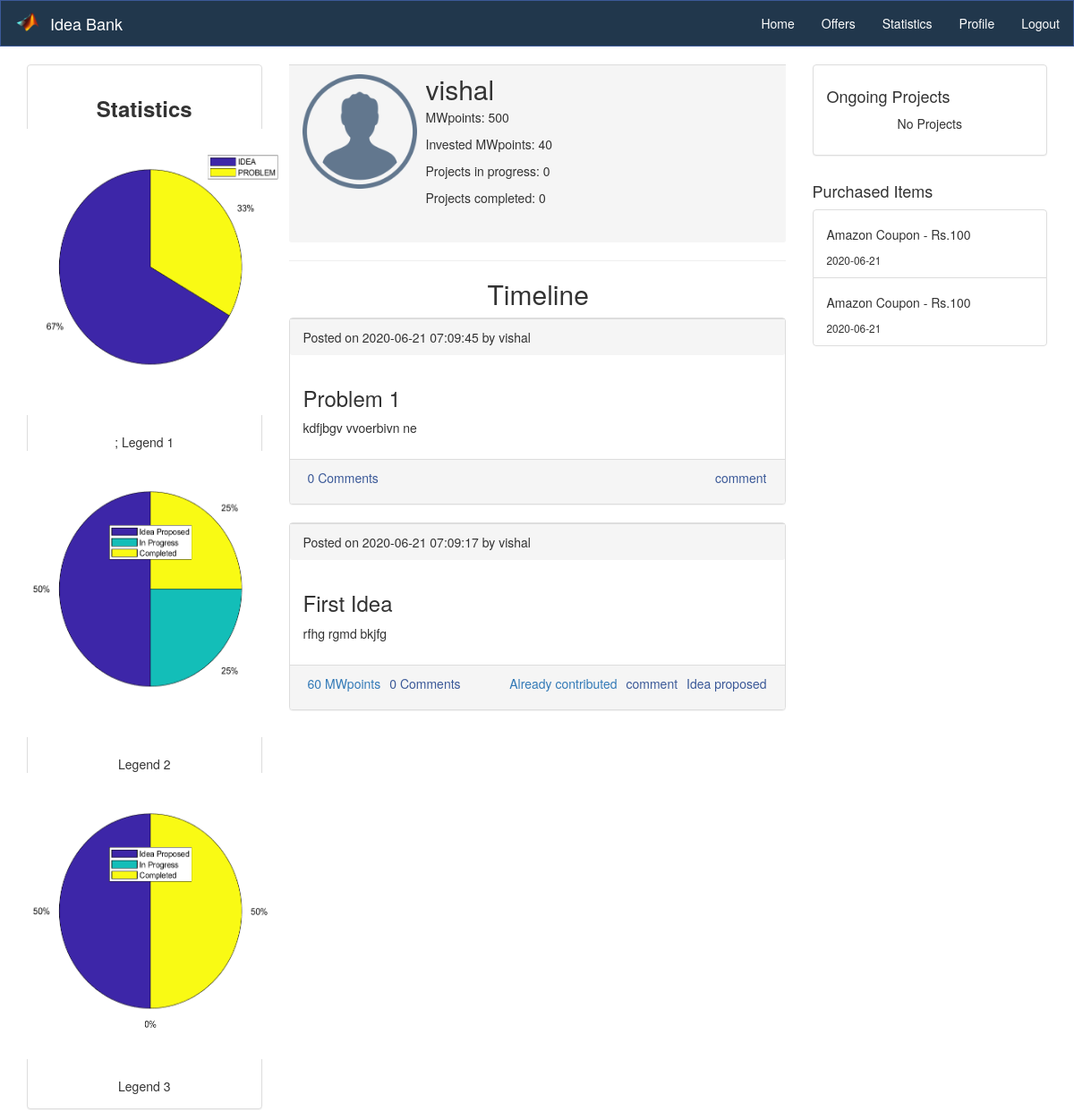
/profile.php?name=vishal (signed in), run on the app's committed database.
### tables this page shows
CREATE TABLE `user` (
  `user_id` int(11) NOT NULL,
  `name` varchar(50) NOT NULL,
  `MWpoints` int(11) DEFAULT 100,
  `password` varchar(250) NOT NULL
);

CREATE TABLE `post` (
  `post_id` varchar(200) NOT NULL,
  `name` varchar(50) DEFAULT NULL,
  `current_status` varchar(30) DEFAULT NULL,
  `post_creation_time` datetime DEFAULT NULL,
  `post_text` text DEFAULT NULL,
  `type` varchar(20) DEFAULT NULL,
  `post_heading` text DEFAULT NULL
);

### functions.php (called while the page is built, shortened)
<?php
  function is_auth() {
    return isset($_SESSION['name']);
  }

### profile.php (the view, shortened to what this page needs)
<?php require_once "functions.php"; ?>
<?php include "header.php" ?>
<?php
$user = $_GET['name'];
$sql = "SELECT * FROM user WHERE name = '$user' ";
$result = mysqli_query($conn, $sql);
$row = mysqli_fetch_array($result);
$MWpoints = $row['MWpoints'];
$query1 = "SELECT sum(contribution) as inv from contributors where c_name = '$user'";
$result1 = mysqli_query($conn, $query1);
$result = mysqli_fetch_array($result1);
$inv = $result['inv'];
$status = "In progress";
$query1 = "SELECT count(*) as project_in_progress from post where name = '$user' and current_status = '$status'";
$result1 = mysqli_query($conn, $query1);
$result = mysqli_fetch_array($result1);
$project_in_progress = $result['project_in_progress'];
$status = "Completed";
$query1 = "SELECT count(*) as project_completed from post where name = '$user' and current_status = '$status'";
$result1 = mysqli_query($conn, $query1);
$result = mysqli_fetch_array($result1);
$project_completed = $result['project_completed'];
?>
<main class="container">
  <div class="row">
    <div class="col-md-3">
      <div class="panel panel-default">
        <div class="panel-body">
          <h3 style="text-align: center;"><b>Statistics</b></h3>
          <div style="display: flex; flex-direction: column; align-items: center; justify-content: center;">
            <img src="main.png" alt="pie chart" width="400" height="320" class="centerI" /><br>;
            Legend 1
          </div>
          <div style="display: flex; flex-direction: column; align-items: center; justify-content: center;">
            <img src="idea.png" alt="pie chart" width="400" height="320" class="centerI" /><br>
            Legend 2
          </div>
          <div style="display: flex; flex-direction: column; align-items: center; justify-content: center;">
            <img src="problem.png" alt="pie chart" width="400" height="320" class="centerI" /><br>
            Legend 3
          </div>
        </div>
      </div>
    </div>
    <div class="col-md-6">
      <div class="media">
        <div class="panel-footer">
          <div class="media-left">
            <img src="img/my_avatar.png" class="media-object" style="width: 128px; height: 128px;">
          </div>
          <div class="media-body">
            <h2 class="media-heading"><?php echo $user; ?></h2>
            <p>MWpoints: <?php echo $MWpoints; ?> </p>
            <p>Invested MWpoints: <?php echo $inv; ?> </p>
            <p>Projects in progress: <?php echo $project_in_progress; ?> </p>
            <p>Projects completed: <?php echo $project_completed; ?> </p>
            <br>
          </div>
        </div>
      </div>
      <hr>
      <h2 style="margin-left: 40%">Timeline</h2>
      <div>
        <?php
          $sql = "SELECT * from post where name = '$user' order by post_creation_time desc ";
          $result = mysqli_query($conn,$sql);
          if (mysqli_num_rows($result) > 0) {
            while($post = $result->fetch_assoc()) {
              $post_id = $post['post_id'];
              $query1 = "SELECT sum(contribution) as contr from contributors where post_id = '$post_id'";
              $MWpoints1 = mysqli_query($conn,$query1);
              $MWpoints = mysqli_fetch_array($MWpoints1);
              $query2 = "SELECT count(*) as comments from comment where post_id = '$post_id'";
              $num_comm1 = mysqli_query($conn,$query2);
              $num_comm = mysqli_fetch_array($num_comm1);
              $type = $post['type'];
              $creation_type = "Posted";
              ?>
                <div class="panel panel-default">
            <div class="panel-footer">
              <span><?php echo $creation_type; ?> on <?php echo $post['post_creation_time']; ?> by <?php echo $post['name']; ?></span>
            </div>
            <div class="panel-body">
              <h3><?php echo $post['post_heading']; ?></h3>
              <p><?php echo $post['post_text']; ?></p>
            </div>
            <div class="panel-footer" style = "height: 50px;">
              <?php
                  if($type == 'idea'){
                 $contribution = "contribution.php?post_id=".$post_id;
               ?>
               <span class="pull-left"><a class="text-primary" style = "padding: 5px" href="<?php echo $contribution; ?>">
                <?php
                  echo $MWpoints['contr']." MWpoints";}
                ?>
                </a></span>
               <span class="pull-left"><a class="text-secondary" style = "padding: 5px" href=<?php     echo "comment.php?post_id=".$post_id; ?>>
                <?php
                  echo $num_comm['comments']." Comments";
                ?>
               </a></span>
               <?php
                      if($_SESSION['name'] != "") {
               if($type == 'idea'){
               if($post['name']==$user){
               ?>
                  <span class="pull-right"><a class="text-secondary" style = "padding: 5px" href="<?php echo "status.php?post_id=".$post_id; ?>"> <?php echo $post['current_status'];?>
                  </a></span>
            <?php } else {?>
              <span class="pull-right"><a class="text-secondary" style = "padding: 5px" > <?php echo $post['current_status'];?>
                  </a></span>
            <?php }} ?>
              <span class="pull-right"><a class="text-secondary" style = "padding: 5px" href=<?php     echo "comment.php?post_id=".$post_id; ?>>  comment  </a></span>
              <span class="pull-right"><a class="text-primary" style = "padding: 5px" href= <?php     echo "contribute_post.php?post_id=".$post_id; ?> >
              <?php
                  if($type == 'idea'){
                   $query5 = "SELECT * from contributors where post_id = '$post_id' and c_name = '$user' ";
                  $result5 = mysqli_query($conn,$query5);
                  if(mysqli_num_rows($result5)==0){
                   echo 'Contribute(10 MWpoints)';
                  }
                  else{
                    echo 'Already contributed';
                  }}
                ?>
                </a></span>
              <?php }?>
            </div>
          </div>
              <?php
            }
          } else {
            ?>
              <p class="text-center">No posts yet!</p>
            <?php
          }
        ?>
      </div>
    </div>
    <div class="col-md-3">
      <div class="panel panel-default">
        <div class="panel-body">
          <h4>Ongoing Projects</h4>
          <?php
            $sql = "select post_id,post_heading from post where current_status = 'In Progress' AND name = '$user'";
            $result = mysqli_query($conn,$sql);
            if ($result->num_rows > 0) {
              ?><ul><?php
              while($af_user = $result->fetch_assoc()) {
                ?>
                <li>
                <span><a href=<?php     echo "comment.php?post_id=".$af_user['post_id']; ?>><?php echo $af_user['post_heading'] ?></a></span>
                </li>
                <?php
              }
              ?></ul><?php
            } else {
              ?>
                <p class="text-center">No Projects</p>
              <?php
            }
          ?>
        </div>
      </div>
    </div>
    <div class="col-md-3">
      <h4>Purchased Items</h4>
      <div class="list-group">
        <?php
        $sql = "SELECT offer_title, purchase_date  FROM purchases natural join offers WHERE username = '$user'";
        $result = mysqli_query($conn, $sql);
        if (mysqli_num_rows($result) > 0) { ?>
          <?php
          while ($item = $result->fetch_assoc()) { ?>
            <span class="list-group-item list-group-item-action flex-column align-items-start">
              <div class="d-flex w-100 justify-content-between">
                <h5 class="mb-1"><?php echo $item['offer_title']; ?></h5>
              </div>
              <small>
                <?php echo $item['purchase_date']; ?>
              </small>
            </span>
          <?php } ?>
        <?php } ?>
      </div>
    </div>
  </div>
</main>
<?php include "footer.php" ?>

### header.php (shortened to what this page needs)
<?php require_once "functions.php"; ?>
<!DOCTYPE html>
<html>
<head>
  <link rel="stylesheet" type="text/css" href="css/bootstrap.css">
  <link rel="stylesheet" type="text/css" href="css/style.css">
</head>
<body>
  <nav class="navbar navbar-default">
    <div class="container-fluid">
      <div class="navbar-header">
        <div style = "display: flex; flex-direction: row;">
        <img src = "mw_logo.png" alt = "logo" width = "30" height = "30" style = "margin-right: 10px; position: relative; top: 7px;"/>
        <a class="navbar-brand" href="index.php">Idea Bank</a>
        </div>
      </div>
      <ul class="nav navbar-nav navbar-right">
        <?php if(is_auth()): ?>
          <?php
            if($_SESSION['name'] != ""){
          ?>
          <li><a href="home.php">Home</a></li>
          <li><a href="redeem.php">Offers</a></li>
          <li><a href="sample1.php">Statistics</a></li>
          <li><a href="profile.php?name=<?php echo $_SESSION['name']; ?>">Profile</a></li>
        <?php } ?>
          <li><a href="logout.php">Logout</a></li>
        <?php endif; ?>
      </ul>
    </div>
  </nav>

### footer.php (shortened to what this page needs)
</body>
</html>

### css/style.css (style rules this page uses)
a { color: #3b5998; }
.navbar { -webkit-border-radius: 0; -moz-border-radius: 0; border-radius: 0; }
.navbar-default { background-color: #21374c; border-color: #3b5998; }
.navbar-default .navbar-brand { color: #fff; }
.navbar-default .navbar-nav > li > a { color: #fff; }

### data on the page
user: MWpoints "500"
post: creation_type "Posted", post_creation_time "2020-06-21 07:09:45", name "vishal", post_heading "Problem 1", post_text "kdfjbgv vvoerbivn ne", comments "0"
post: creation_type "Posted", post_creation_time "2020-06-21 07:09:17", name "vishal", post_heading "First Idea", post_text "rfhg rgmd bkjfg", contr "60", comments "0", current_status "Idea proposed", type "Already contributed"

### other printed values
$user "vishal"
$inv "40"
$project_in_progress "0"
$project_completed "0"
$item['offer_title'] "Amazon Coupon - Rs.100"
$item['purchase_date'] "2020-06-21"
